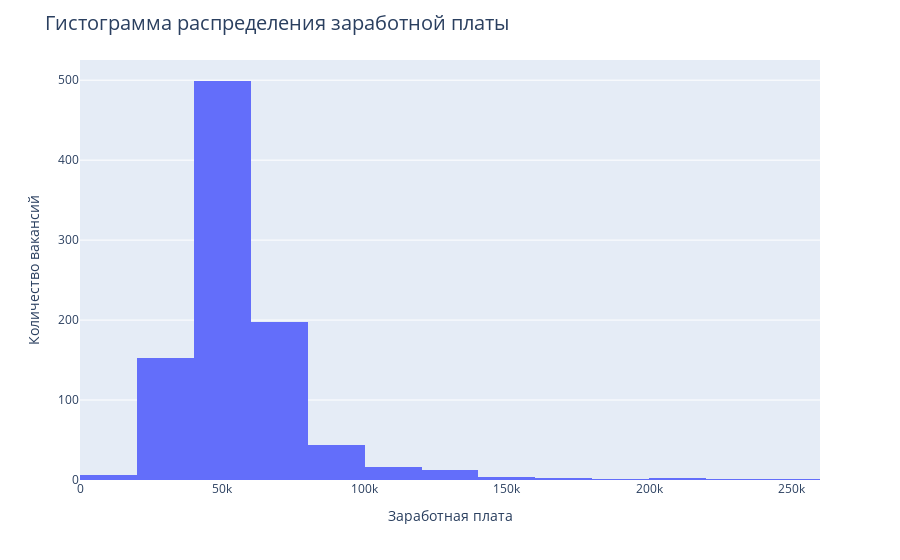

Notebook code for this chart:
### Markdown cell above
### Гистограмма распределения зарплаты.

### Code cell
salary_hist(pr_df_cook)

### Figure 1 — Plotly figure (JSON) as saved in the notebook; plotly's stock layout.template omitted (floating-point values rounded to 4 significant figures; data arrays with more than 128 entries replaced by an {"elided": "..."} marker saying what was removed)
{"data": [{"alignmentgroup": "True", "bingroup": "x", "hovertemplate": "sal_RUR=%{x}<br>count=%{y}<extra></extra>", "legendgroup": "", "marker": {"color": "#636efa"}, "name": "", "nbinsx": 20, "offsetgroup": "", "orientation": "v", "showlegend": false, "type": "histogram", "x": {"elided": "2000 float values"}, "xaxis": "x", "yaxis": "y"}], "layout": {"barmode": "relative", "legend": {"tracegroupgap": 0}, "margin": {"t": 60}, "title": {"font": {"size": 20}, "text": "Гистограмма распределения заработной платы"}, "xaxis": {"anchor": "y", "domain": [0, 1], "title": {"text": "Заработная плата"}}, "yaxis": {"anchor": "x", "domain": [0, 1], "title": {"text": "Количество вакансий"}}}}
